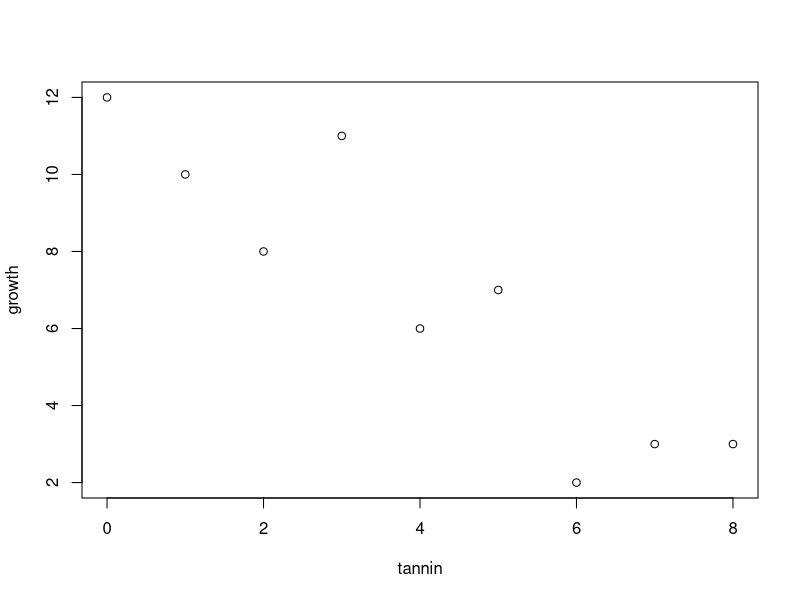
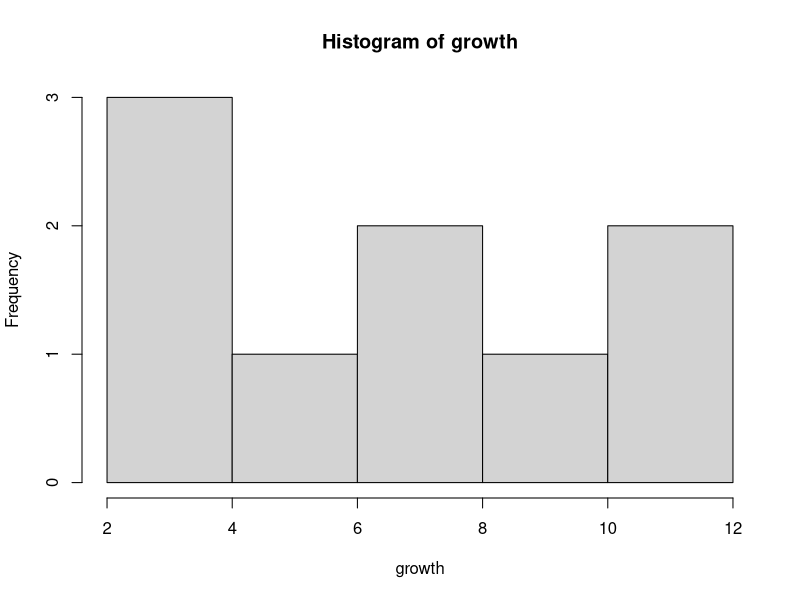
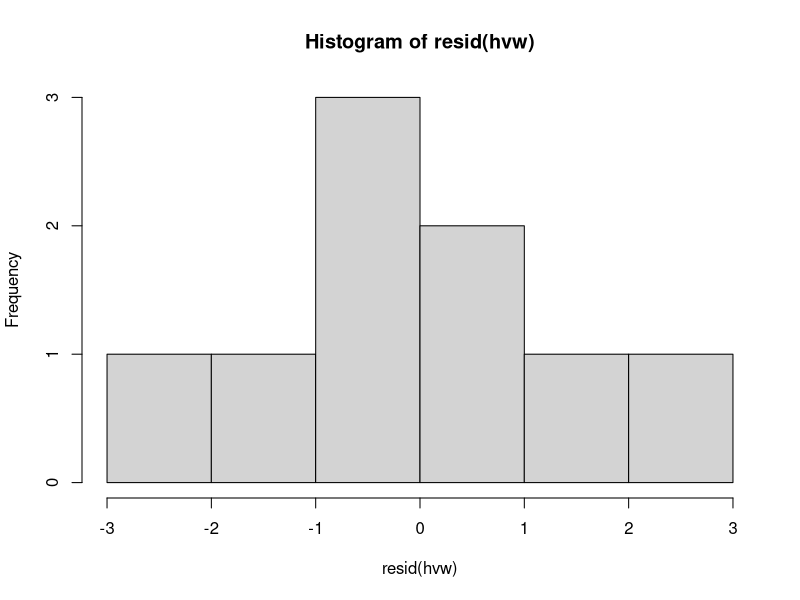
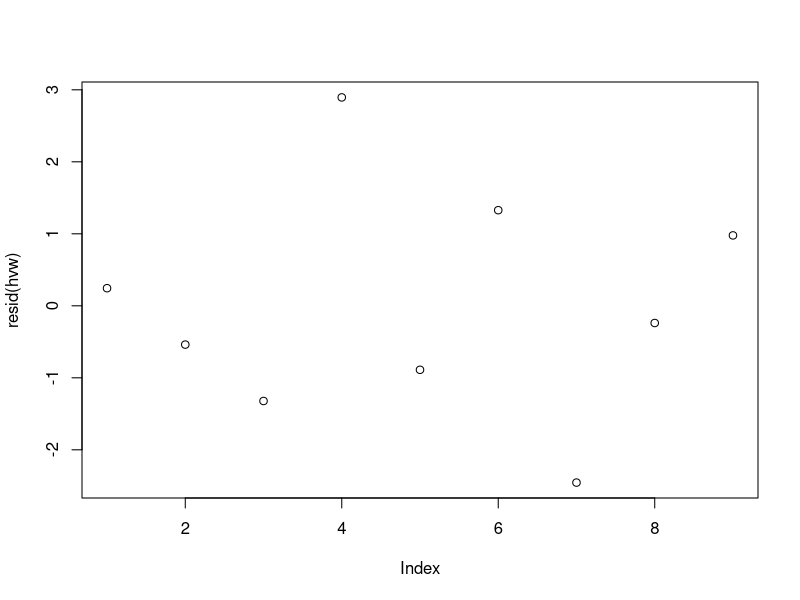
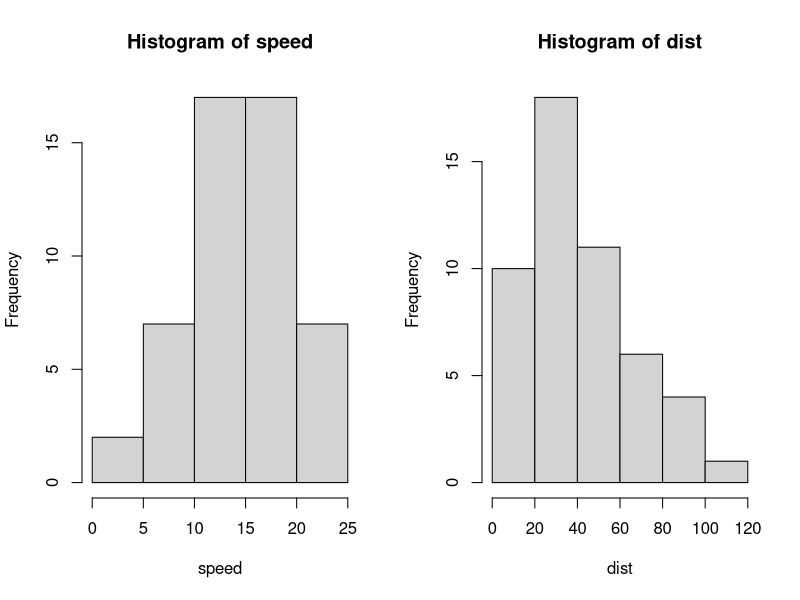
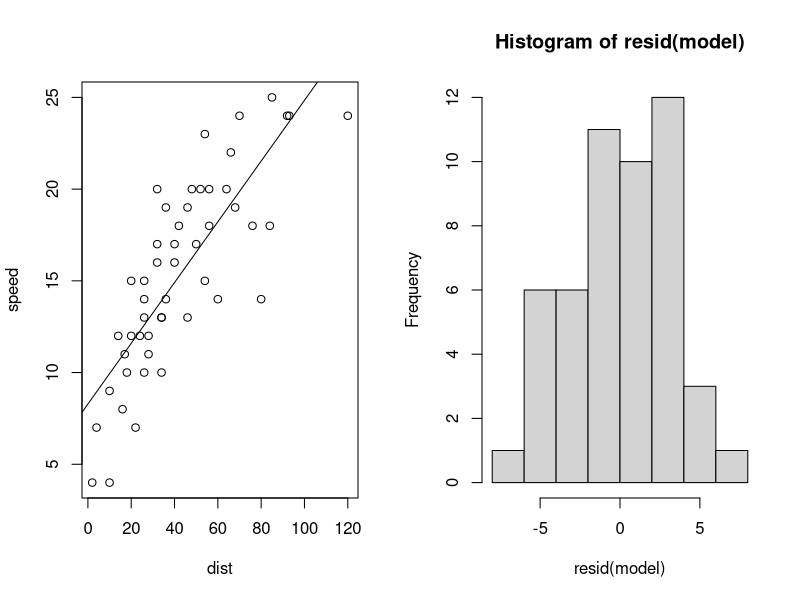
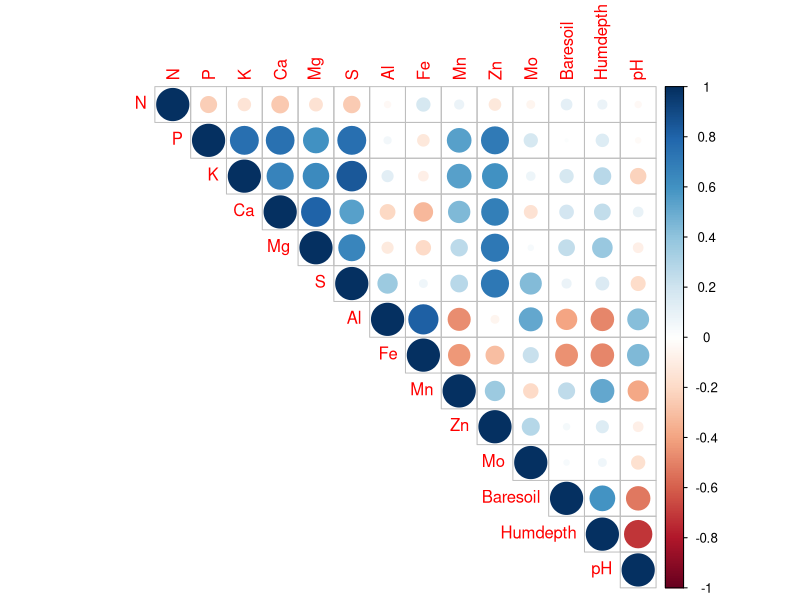
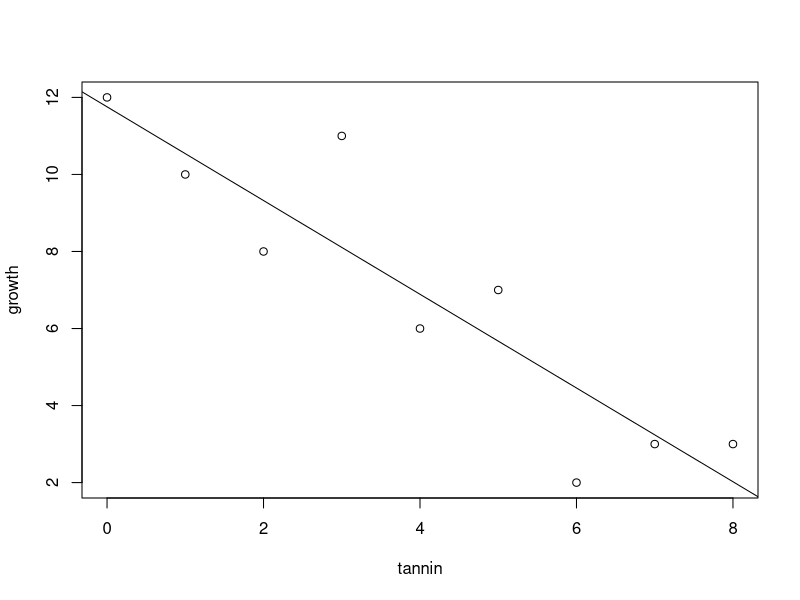

The R script that drew these images, in order:
#============================================================================#

# Linear Regression #
# 
# written by Henrik von Wehrden
# edited by Chan Le

# In this script:

### Normality check
### Correlations
### Linear regression models
### Further examples

#============================================================================#
# #### 1. Data import & inspection ####
#============================================================================#

# Set working directory (optional)
setwd("//R//leuphana//")

# Read data from .txt
reg.data <- read.table("regression.txt",header=T)

# Attach object to search path
attach(reg.data)

# Column names
names(reg.data)

# Structure of data
str(reg.data)

# Dimensions of data
dim(reg.data)

# Scatterplot
plot(tannin,growth)

#============================================================================#
# #### 2. Normality check ####
#============================================================================#
# Plot histogram
hist(growth)

# Perform Kolmogorov–Smirnov Test
ks.test(growth,mean(growth))

# Perform Shapiro-Wilk Test
shapiro.test(growth)

#============================================================================#
# #### 3. Correlations ####
#============================================================================#

# Pearson correlation (parametric)
cor(tannin,growth)
cor.test(tannin,growth)

# Spearman correlation (parametric)
cor.test(tannin,growth,method="spearman")
cor.test(tannin,rank(growth))

# Kendall correlation (parametric)
cor.test(tannin,growth,method="kendall")

#============================================================================#
# #### 4. Linear regression model ####
#============================================================================#

# Create model
hvw<-lm(growth~tannin)

# Summary of model
summary(lm(growth~tannin))
summary(hvw)

# Structure of lm() object
str(summary(hvw))

# Extract p-value of tannin
summary(hvw)$coefficients[2,4]

# Extract R squared value
summary(hvw)$r.squared

# Visualize residuals
hist(resid(hvw))
plot(resid(hvw))

#============================================================================#
# #### 5. Example: cars ####
#============================================================================#

# Import data
data(cars)
attach(cars)
names(cars)

# Histogram of car speed and displacements
par(mfrow=c(1,2))
hist(speed);hist(dist)

# Create linear regression modlel
model<-lm(speed~dist)

# Post-model analysis
summary(model)
plot(speed~dist) 
abline(model) # Regression line
hist(resid(model))
par(mfrow=c(1,1))

#============================================================================#
# #### 6. Example: varachem ####
#============================================================================#

# Load data (required package vegan)
library(vegan)
data(varechem)
??varachem

# Look at data
varechem
dim(varechem)

# Correlation matrix (rounded)
corMat <- round(cor(varechem), d=2)
corMat

# Filter correlations higher than 0.5
corMat > 0.5

# Correlation matrix plot (required package corrplot)
corrplot::corrplot(corMat, diag = T, type = "upper")

# Regression model
summary(lm(growth ~ tannin))

# Visualization
plot(tannin,growth)
abline(lm(growth ~ tannin))

# Regression model through the origin
summary(lm(growth ~ tannin - 1))

# Visualization
plot(tannin,growth, xlim = c(-1, 8), ylim = c(-1, 12))
abline(lm(growth ~ tannin - 1))

# Null model
summary(lm(growth~1))

# Visualization
plot(tannin,growth)
abline(lm(growth~1),col="red")

# Model simplification
model <- lm(growth ~ tannin)
summary(update(model, ~ . -tannin))







